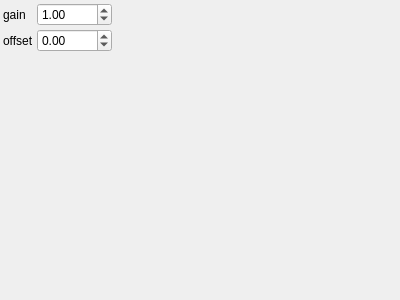
<?xml version="1.0" encoding="UTF-8"?>
<ui version="4.0">
 <class>GainOffsetParametersControlWidget</class>
 <widget class="QWidget" name="GainOffsetParametersControlWidget">
  <property name="geometry">
   <rect>
    <x>0</x>
    <y>0</y>
    <width>400</width>
    <height>300</height>
   </rect>
  </property>
  <property name="windowTitle">
   <string>GainOffsetParameters</string>
  </property>
   <layout class="QGridLayout" name="gridLayout">
    <property name="margin">
     <number>3</number>
    </property>
    <property name="spacing">
     <number>3</number>
    </property>
    <item row="0" column="0">
     <widget class="QLabel" name="label_0">
       <property name="text">
         <string>gain</string>
       </property>
     </widget>
    </item>
    <item row="0" column="1">
     <widget class="QDoubleSpinBox" name="gainSpinBox">
       <property name="toolTip">
         <string>gain</string>
       </property>
       <property name="minimum">
        <double>-10</double>
       </property>
       <property name="maximum">
        <double>10</double>
       </property>
       <property name="singleStep">
        <double>0.05</double>
       </property>
       <property name="value">
        <double>1</double>
       </property>
     </widget>
    </item>
    <item row="1" column="0">
     <widget class="QLabel" name="label_1">
       <property name="text">
         <string>offset</string>
       </property>
     </widget>
    </item>
    <item row="1" column="1">
     <widget class="QDoubleSpinBox" name="offsetSpinBox">
       <property name="toolTip">
         <string>offset</string>
       </property>
       <property name="minimum">
        <double>-5000</double>
       </property>
       <property name="maximum">
        <double>5000</double>
       </property>
       <property name="singleStep">
        <double>1</double>
       </property>
       <property name="value">
        <double>0</double>
       </property>
     </widget>
    </item>
   <item row="2" column="0">
    <spacer name="verticalSpacer">
     <property name="orientation">
      <enum>Qt::Vertical</enum>
     </property>
     <property name="sizeHint" stdset="0">
      <size>
       <width>0</width>
       <height>0</height>
      </size>
     </property>
    </spacer>
   </item>
   <item row="2" column="2">
    <spacer name="horizontalSpacer">
     <property name="orientation">
      <enum>Qt::Horizontal</enum>
     </property>
     <property name="sizeHint" stdset="0">
      <size>
       <width>0</width>
       <height>0</height>
      </size>
     </property>
    </spacer>
   </item>
  </layout>
 </widget>
 <layoutdefault spacing="3" margin="3"/>
 <resources/>
 <connections>
  <connection>
   <sender>gainSpinBox</sender>
   <signal>valueChanged(double)</signal>
   <receiver>GainOffsetParametersControlWidget</receiver>
   <slot>changeParameters()</slot>
  </connection>
  <connection>
   <sender>offsetSpinBox</sender>
   <signal>valueChanged(double)</signal>
   <receiver>GainOffsetParametersControlWidget</receiver>
   <slot>changeParameters()</slot>
  </connection>
 </connections>
 <slots>
  <slot>changeParameters()</slot>
 </slots>
 <customwidgets>
 </customwidgets>
</ui>
